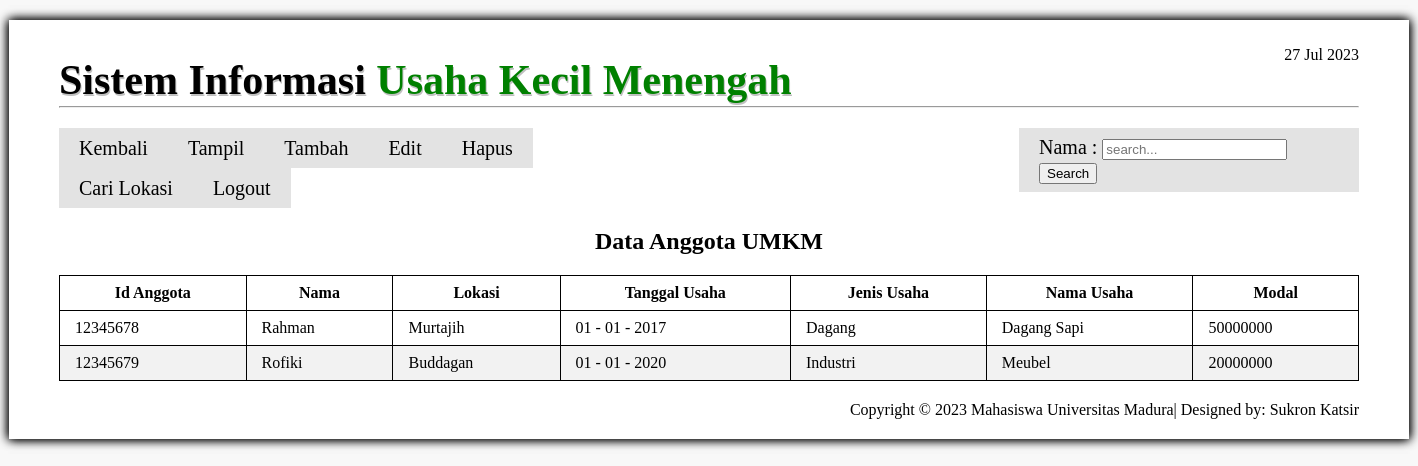
/tampil_anggota.php, run on the app's committed database.
### tables this page shows
CREATE TABLE `anggota` (
  `id_anggota` char(8) NOT NULL,
  `nama` varchar(100) DEFAULT NULL,
  `lokasi` varchar(50) DEFAULT NULL,
  `tanggal_usaha` date DEFAULT NULL,
  `jenis_usaha` varchar(50) DEFAULT NULL,
  `usaha` varchar(50) DEFAULT NULL,
  `modal` bigint(100) DEFAULT NULL
);

### tampil_anggota.php (the view, shortened to what this page needs)
<?php
     include("connection.php");
  if (isset($_GET["submit"])) {
    $nama = htmlentities(strip_tags(trim($_GET["nama"])));
    $nama = mysqli_real_escape_string($link,$nama);
    $query  = "SELECT * FROM anggota WHERE nama LIKE '%$nama%' ";
    $query .= "ORDER BY tanggal_usaha ASC";
    $pesan = "Hasil pencarian untuk nama <b>\"$nama\" </b>:";
  } else {
      $query = "SELECT * FROM anggota ORDER BY tanggal_usaha ASC";
    }
?>
<!DOCTYPE html>
<html lang="id">
<head>
  <link href="style3.css" rel="stylesheet" >
</head>
<body>
<div class="container">
<div id="header">
  <h1 id="logo">Sistem Informasi <span>Usaha Kecil Menengah</span></h1>
  <p id="tanggal"><?php echo date("d M Y"); ?></p>
</div>
<hr>
  <nav>
  <ul>
    <li><a href="index1.php">Kembali</a></li>
    <li><a href="tampil_anggota.php">Tampil</a></li>
    <li><a href="tambah_anggota.php">Tambah</a>
    <li><a href="edit_anggota.php">Edit</a>
    <li><a href="hapus_anggota.php">Hapus</a></li>
    <li><a href="tampil2.php">Cari Lokasi</a></li>
    <li><a href="logout.php">Logout</a>
  </ul>
  </nav>
  <form id="search" action="tampil_anggota.php" method="get">
    <p>
      <label for="id_anggota">Nama : </label>
      <input type="text" name="nama" id="nama" placeholder="search..." >
      <input type="submit" name="submit" value="Search">
    </p>
  </form>
<h2>Data Anggota UMKM</h2>
 <table border="1">
  <tr>
  <th>Id Anggota</th>
  <th>Nama</th>
  <th>Lokasi</th>
  <th>Tanggal Usaha</th>
  <th>Jenis Usaha</th>
  <th>Nama Usaha</th>
  <th>Modal</th>
  </tr>
  <?php
  $result = mysqli_query($link, $query);
  while($data = mysqli_fetch_assoc($result))
  {
    $tanggal_php = strtotime($data["tanggal_usaha"]);
    $tanggal = date("d - m - Y", $tanggal_php);
    echo "<tr>";
    echo "<td>$data[id_anggota]</td>";
    echo "<td>$data[nama]</td>";
    echo "<td>$data[lokasi]</td>";
    echo "<td>$tanggal</td>";
    echo "<td>$data[jenis_usaha]</td>";
    echo "<td>$data[usaha]</td>";
    echo "<td>$data[modal]</td>";
    echo "</tr>";
  }
  ?>
  </table>
  <div id="footer">
  Copyright © <?php echo date("Y"); ?> Mahasiswa Universitas Madura| Designed by: Sukron Katsir
  </div>
</div>
</body>
</html>

### style3.css (style rules this page uses)
body { background-color: #F8F8F8; }
div.container { width: 1300px; padding: 10px 50px 20px; background-color: white; margin: 20px auto; box-shadow: 1px 0px 10px, -1px 0px 10px ; }
h1,h2,h3 { text-align: center; font-family: Cambria, "Times New Roman", serif; clear: both; }
#footer { text-align: right; margin-top: 20px; }
#header { height: 60px; }
#logo { font-size: 42px; float: left; text-shadow: 1px 2px #C0C0C0; margin-top: 10px; margin-bottom: 0px; }
#logo span { color: green; }
#tanggal { text-align: right; }
hr { margin: 0px; }
nav { width: 500px; float: left; clear: both; }
ul { padding: 0; margin: 20px 0; list-style: none; overflow: hidden; }
nav li a { float: left; background-color: #E3E3E3; color: black; text-decoration: none; font-size: 20px; height: 30px; line-height: 30px; padding: 5px 20px; }
table { border-collapse:collapse; border-spacing:0; border:1px black solid; width:100% }
th, td { padding:8px 15px; border:1px black solid; }
tr:nth-child(2n+3) { background-color: #F2F2F2; }
#search { font-size: 20px; width: 340px; float: right; margin: 20px 0px; background-color: #E3E3E3; }
#search p { margin: 0px; padding: 8px 20px; }

### data on the page
anggota: id_anggota "12345678", nama "Rahman", lokasi "Murtajih", tanggal_usaha "01 - 01 - 2017", jenis_usaha "Dagang", usaha "Dagang Sapi", modal "50000000"
anggota: id_anggota "12345679", nama "Rofiki", lokasi "Buddagan", tanggal_usaha "01 - 01 - 2020", jenis_usaha "Industri", usaha "Meubel", modal "20000000"
